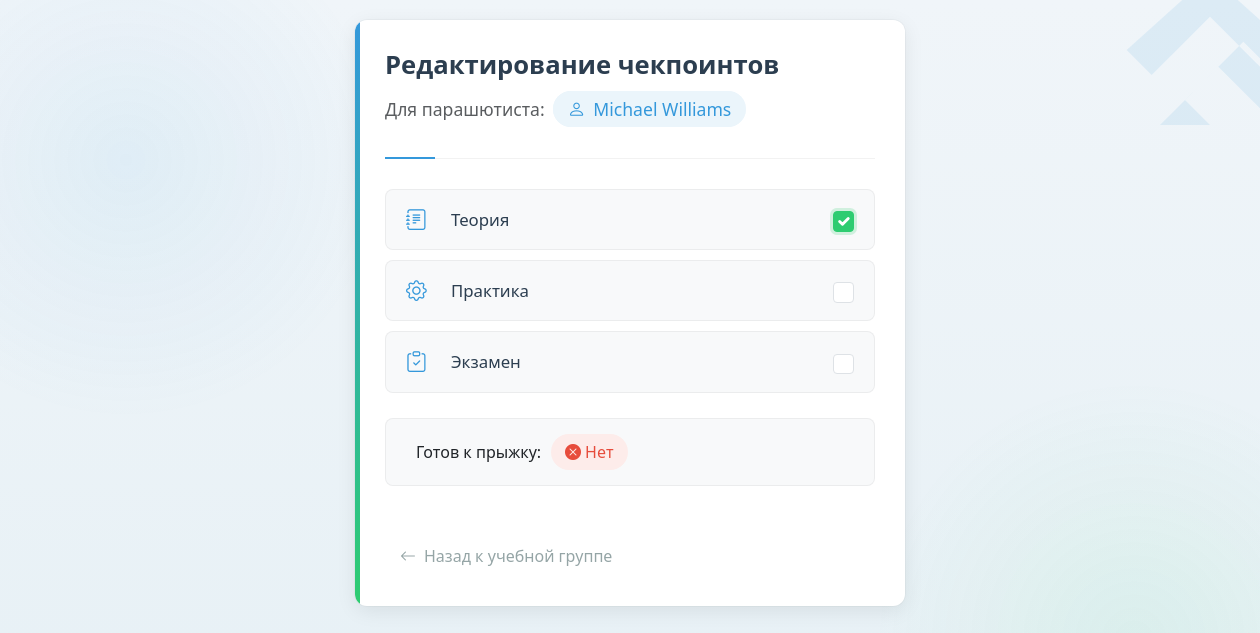
/instructors/1/training_groups/1/parachutists/1/edit_checkpoint/, run on an earlier commit of the app's database.
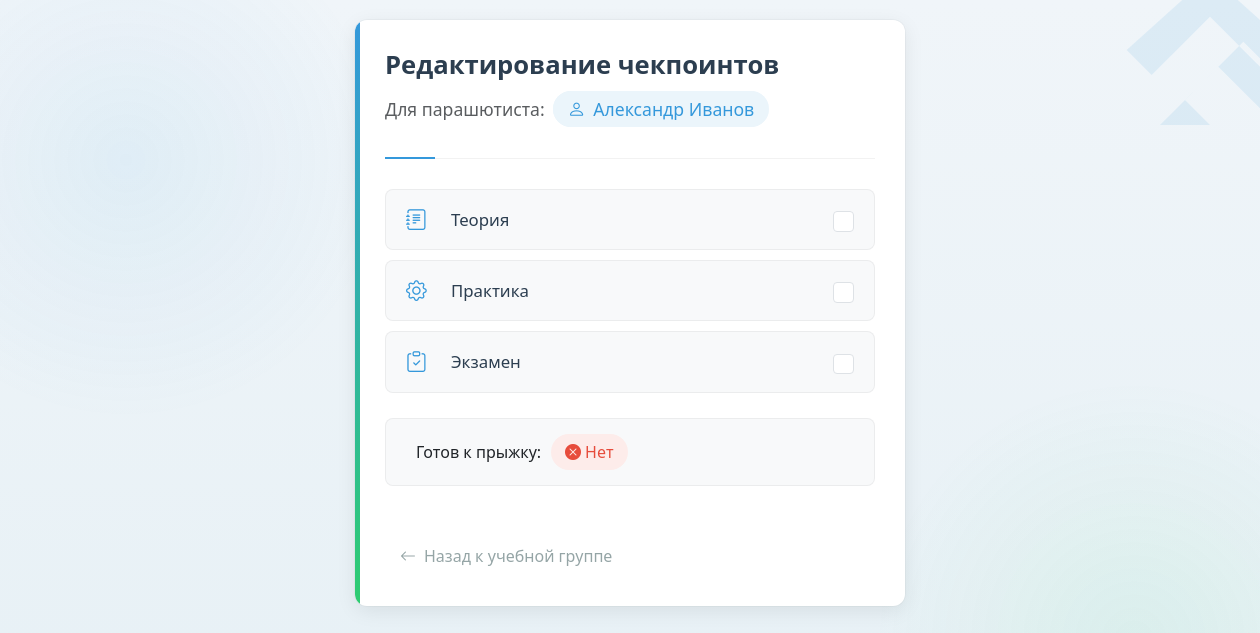
And on a later commit of the database.
### instructors/models.py (models this page shows, shortened)
class TrainingGroupParachutist(models.Model):
    parachutist = models.ForeignKey(Parachutist, unique=True, on_delete=models.CASCADE)
    group = models.ForeignKey(TrainingGroup, on_delete=models.CASCADE)
    theory_passed = models.BooleanField(default=False)
    practice_passed = models.BooleanField(default=False)
    medical_certified = models.BooleanField('Мед. сертификация', default=False)
    """
    Наличие необходимых для прыжка мед. бумаг.
    """
    exam_passed = models.BooleanField(default=False)  # Новое поле для зачета
    ready_for_jump = models.BooleanField(default=False)  # Новое поле

class Parachutist(models.Model):
    parachutist_id = models.AutoField(primary_key=True)
    first_name = models.CharField(max_length=255)
    middle_name = models.CharField(max_length=255)
    last_name = models.CharField(max_length=255)
    contact_info = models.CharField(max_length=255)

### instructors/views.py (the view, shortened to what this page needs)
def edit_training_checkpoint(request, instructor_id, training_group_id, parachutist_id):
    parachutist_group = get_object_or_404(TrainingGroupParachutist, parachutist_id=parachutist_id,
                                          group_id=training_group_id)
    training_group = get_object_or_404(TrainingGroup, group_id=training_group_id)
    instructor = get_object_or_404(Instructor, instructor_id=instructor_id)
    return render(request, 'edit_training_checkpoint.html', {
        'parachutist_group': parachutist_group,
        'training_group': training_group,
        'instructor': instructor,
    })

### instructors/templates/edit_training_checkpoint.html (shortened to what this page needs)
<!DOCTYPE html>
<html lang="ru">
<head>
    <link href="https://cdn.jsdelivr.net/npm/bootstrap@5.3.0/dist/css/bootstrap.min.css" rel="stylesheet">
    <link href="https://cdn.jsdelivr.net/npm/bootstrap-icons@1.10.0/font/bootstrap-icons.css" rel="stylesheet">
</head>
<body>
    <div class="checkpoint-container">
        <div class="checkpoint-card">
            <div class="checkpoint-header">
                <div class="d-flex align-items-center mb-3">
                    <div>
                        <h1 class="checkpoint-title mb-1">Редактирование чекпоинтов</h1>
                        <div class="parachutist-info">
                            <span class="text-muted me-2">Для парашютиста:</span>
                            <span class="parachutist-name">
                                <i class="bi bi-person"></i>
                                {{ parachutist_group.parachutist.first_name }} {{ parachutist_group.parachutist.last_name }}
                            </span>
                        </div>
                    </div>
                </div>
            </div>
            <form method="post">
                <div class="checkpoint-list">
                    <div class="checkpoint-item">
                        <i class="bi bi-journal-text checkpoint-icon"></i>
                        <label class="checkpoint-label">Теория</label>
                        <input class="form-check-input" type="checkbox" name="theory_passed"
                               {% if parachutist_group.theory_passed %}checked{% endif %}>
                    </div>
                    <div class="checkpoint-item">
                        <i class="bi bi-gear checkpoint-icon"></i>
                        <label class="checkpoint-label">Практика</label>
                        <input class="form-check-input" type="checkbox" name="practice_passed"
                               {% if parachutist_group.practice_passed %}checked{% endif %}>
                    </div>
                    <div class="checkpoint-item">
                        <i class="bi bi-clipboard-check checkpoint-icon"></i>
                        <label class="checkpoint-label">Экзамен</label>
                        <input class="form-check-input" type="checkbox" name="exam_passed"
                               {% if parachutist_group.exam_passed %}checked{% endif %}>
                    </div>
                </div>
                <div class="status-container">
                    <span class="status-text">Готов к прыжку:</span>
                    <span class="status-badge {% if parachutist_group.ready_for_jump %}status-ready{% else %}status-not-ready{% endif %}">
                        {% if parachutist_group.ready_for_jump %}
                            <i class="bi bi-check-circle-fill me-1"></i> Да
                        {% else %}
                            <i class="bi bi-x-circle-fill me-1"></i> Нет
                        {% endif %}
                    </span>
                </div>
            </form>
            <a href="{% url 'training_group_detail' instructor_id=instructor.instructor_id training_group_id=training_group.group_id %}" class="btn-back">
                <i class="bi bi-arrow-left me-2"></i> Назад к учебной группе
            </a>
        </div>
    </div>
</body>
</html>

What changed in the data, as far as the page shows it:
changed TrainingGroupParachutist: parachutist.first_name "Michael" → "Александр"; parachutist.last_name "Williams" → "Иванов"; theory_passed "☑" → "☐"
